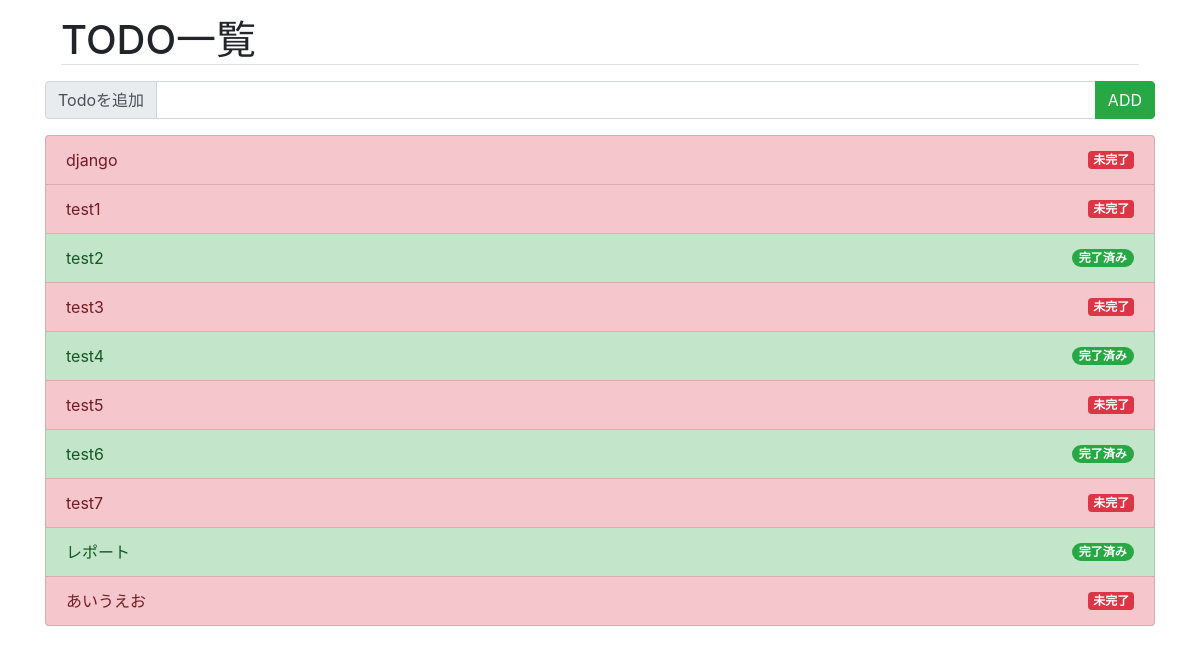
Page /main/list/ on the committed database.
### Main/models.py (models this page shows)
class Todo(models.Model):
    check_flag = models.BooleanField(default=0)
    content = models.CharField(max_length=256)

### Main/views.py (the view, shortened to what this page needs)
# urls.py: path('list/', views.TodoListView.as_view(), name='todo_list_view'),
class TodoListView(generic.FormView):
    template_name = 'Main/todo_list.html'
    form_class = TodoForm
    success_url = '/main/list/'
    def get(self, request, *args, **kwargs):
        return super().get(request, *args, **kwargs)
    def get_context_data(self, **kwargs):
        context = super().get_context_data(**kwargs)
        context['todo_list'] = Todo.objects.all()
        return context

### Main/forms.py
class TodoForm(forms.Form):
    content = forms.CharField(max_length=255,
                              required=False,
                              widget=forms.TextInput(attrs={'class':'form-control'}))
    modal_content = forms.CharField(max_length=255,
                                    required=False,
                                    widget=forms.TextInput(attrs={'id':'todo-content',
                                                                  'class':'form-control',
                                                                  'onInput':'alertValue(this)'}))
    modal_checkbox = forms.BooleanField(required=False,
                                        widget=forms.CheckboxInput(attrs={'class':'form-check-input custom-control-input',
                                                                          'id':'complete-check',
                                                                          'onChange':'alertValue(this)'}))

### Main/templates/Main/todo_list.html (shortened to what this page needs)
{% extends 'Main/base.html' %}
{% load static %}
{% block content %}
    <h1 class="m-3 border-bottom">TODO一覧</h1>
    <form action="" method="post">
        <div class="my-3 input-group">
            <div class="input-group-prepend">
                <span class="input-group-text">Todoを追加</span>
            </div>
            {{ form.content }}
            <div class="input-group-append">
                <button type="submit" class="btn btn-success" name="add-todo">ADD</button>
            </div>
        </div>
    </form>
    <div class="list-group">
    {% for todo in todo_list %}
        <button type="button"
                class="list-group-item list-group-item-action d-flex justify-content-between align-items-center {% if todo.check_flag %}list-group-item-success{% else %}list-group-item-danger{% endif %}"
                data-toggle="modal"
                data-target="#editModal" data-id="{{ todo.id }}">
            {{ todo.content }}
            {% if todo.check_flag %}
                <span class="badge badge-success badge-pill">完了済み</span>
            {% else %}
                <span class="badge badge-danger">未完了</span>
            {% endif %}
        </button>
    {% endfor %}
    </div>
{% endblock %}

### Main/templates/Main/base.html (shortened to what this page needs)
{% load static %}
<!DOCTYPE html>
<html lang="en">
<head>
    <link rel="stylesheet" href="{% static 'Main/css/bootstrap.min.css' %}">
</head>
<body>
    <div class="container pb-5">
        {% block content %}{% endblock %}
    </div>
</body>
</html>

### rows in the picture
Todo: content "django", check_flag "未完了"
Todo: content "test1", check_flag "未完了"
Todo: content "test2", check_flag "完了済み"
Todo: content "test3", check_flag "未完了"
Todo: content "test4", check_flag "完了済み"
Todo: content "test5", check_flag "未完了"
Todo: content "test6", check_flag "完了済み"
Todo: content "test7", check_flag "未完了"
Todo: content "レポート", check_flag "完了済み"
Todo: content "あいうえお", check_flag "未完了"
